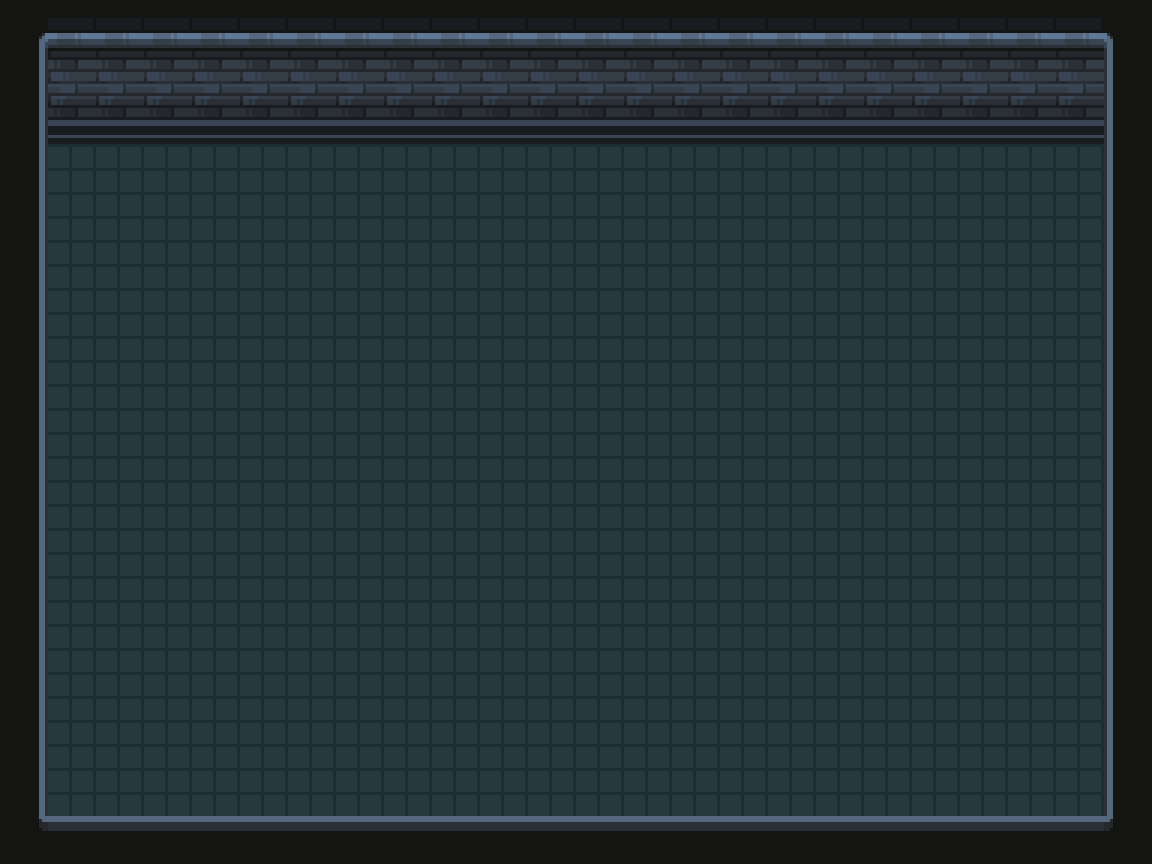

Below is a game level as drawn by its tile map, then a one-line description and the .tmx file that defines it, in full:
An orthogonal 24x18 tile map with 48x48 px tiles, 1 tile layer (Base layer) and 5 objects (4x wall, player).

<map version="1.2" tiledversion="1.2.3" orientation="orthogonal" renderorder="right-down" width="24" height="18" tilewidth="48" tileheight="48" infinite="0" backgroundcolor="#000000" nextlayerid="7" nextobjectid="8">
 <tileset firstgid="1" name="PixelCrawlerDungeonEnvironment" tilewidth="48" tileheight="48" tilecount="625" columns="25">
  <image source="PixelCrawlerDungeonEnvironment.png" width="1200" height="1200" />
 </tileset>
 <layer id="2" name="Base layer" width="24" height="18">
  <data encoding="csv">
104,2,2,2,2,2,2,2,2,2,2,2,2,2,2,2,2,2,2,2,2,2,2,105,
129,27,27,27,27,27,27,27,27,27,27,27,27,27,27,27,27,27,27,27,27,27,27,130,
129,52,52,52,52,52,52,52,52,52,52,52,52,52,52,52,52,52,52,52,52,52,52,130,
129,31,31,31,31,31,31,31,31,31,31,31,31,31,31,31,31,31,31,31,31,31,31,130,
129,31,31,31,31,31,31,31,31,31,31,31,31,31,31,31,31,31,31,31,31,31,31,130,
129,31,31,31,31,31,31,31,31,31,31,31,31,31,31,31,31,31,31,31,31,31,31,130,
129,31,31,31,31,31,31,31,31,31,31,31,31,31,31,31,31,31,31,31,31,31,31,130,
129,31,31,31,31,31,31,31,31,31,31,31,31,31,31,31,31,31,31,31,31,31,31,130,
129,31,31,31,31,31,31,31,31,31,31,31,31,31,31,31,31,31,31,31,31,31,31,130,
129,31,31,31,31,31,31,31,31,31,31,31,31,31,31,31,31,31,31,31,31,31,31,130,
129,31,31,31,31,31,31,31,31,31,31,31,31,31,31,31,31,31,31,31,31,31,31,130,
129,31,31,31,31,31,31,31,31,31,31,31,31,31,31,31,31,31,31,31,31,31,31,130,
129,31,31,31,31,31,31,31,31,31,31,31,31,31,31,31,31,31,31,31,31,31,31,130,
129,31,31,31,31,31,31,31,31,31,31,31,31,31,31,31,31,31,31,31,31,31,31,130,
129,31,31,31,31,31,31,31,31,31,31,31,31,31,31,31,31,31,31,31,31,31,31,130,
129,31,31,31,31,31,31,31,31,31,31,31,31,31,31,31,31,31,31,31,31,31,31,130,
129,31,31,31,31,31,31,31,31,31,31,31,31,31,31,31,31,31,31,31,31,31,31,130,
154,77,77,77,77,77,77,77,77,77,77,77,77,77,77,77,77,77,77,77,77,77,77,155
</data>
 </layer>
 <objectgroup id="5" name="Object Layer 1">
  <object id="1" type="wall" x="1103" y="9" width="46" height="854" />
  <object id="2" type="wall" x="3" y="4" width="1144" height="93" />
  <object id="3" type="wall" x="-2" y="4" width="49" height="859" />
  <object id="4" type="wall" x="-3" y="814" width="1150" height="51" />
  <object id="5" type="player" x="520" y="656" width="117" height="80" />
 </objectgroup>
</map>
